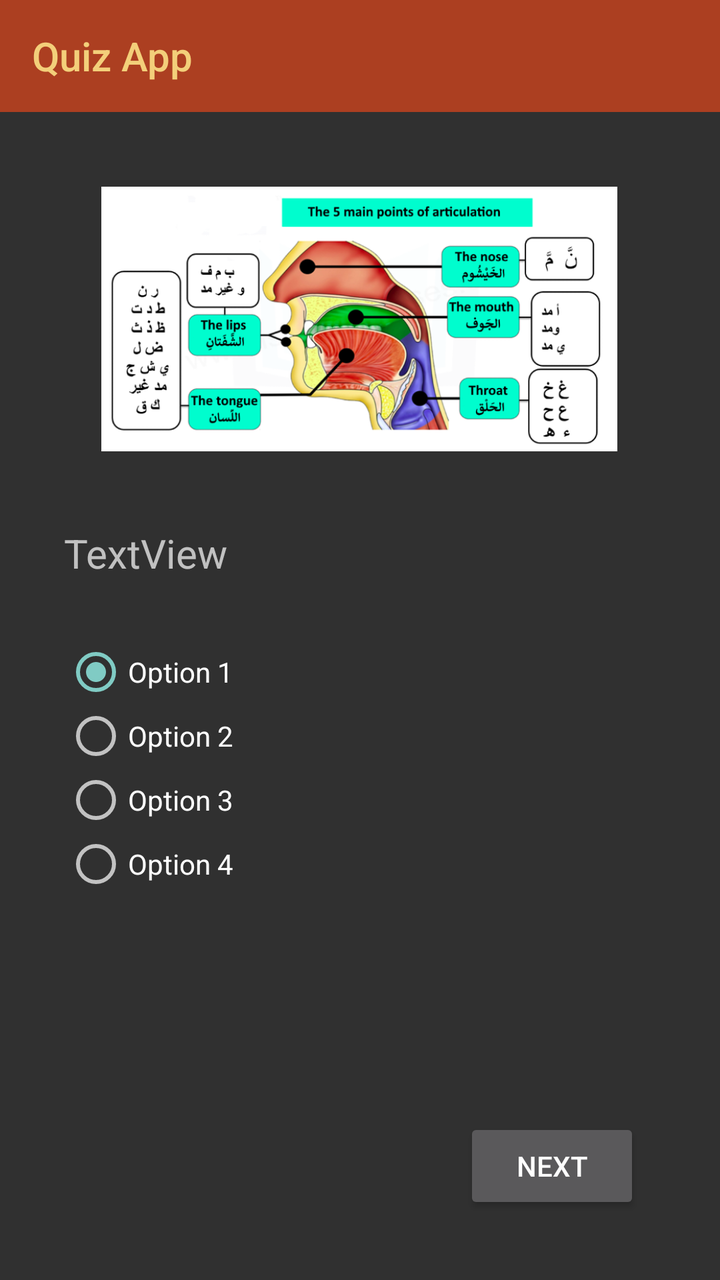
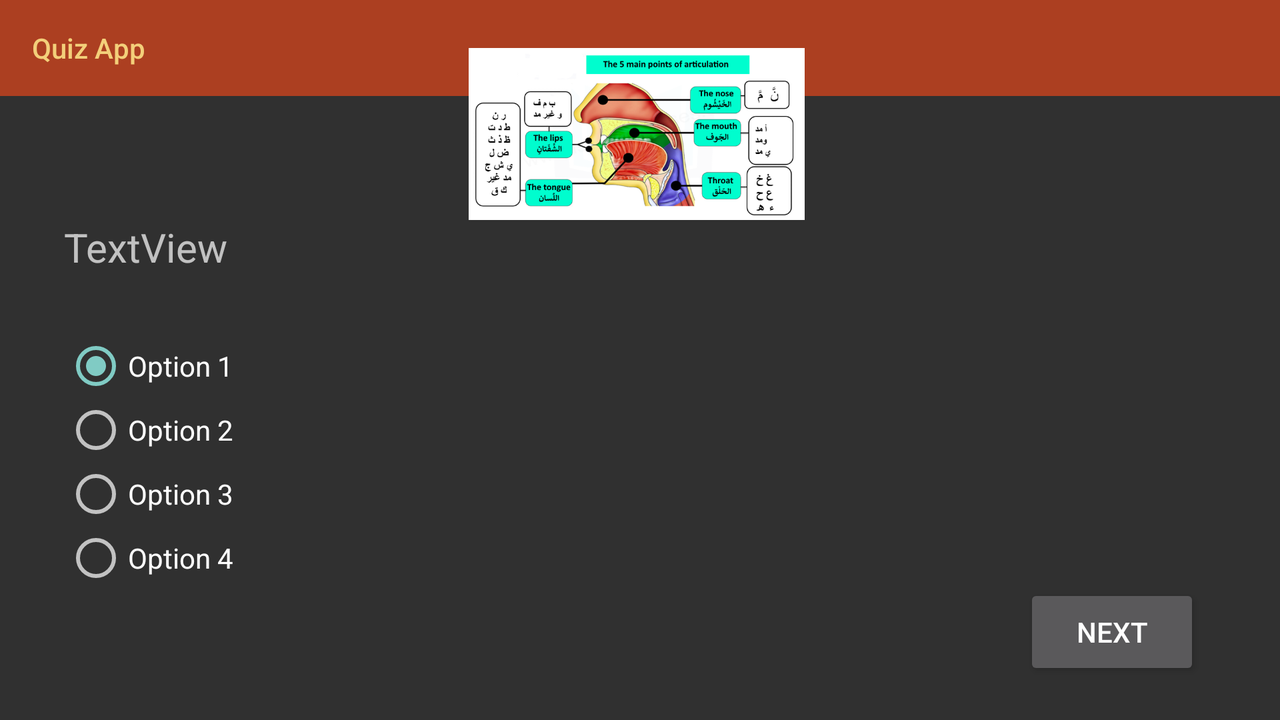

Compare how this app lays out the same screen by default and in its alternative resource folder. The renders come first, then the two layout files and the values they reference.
<!-- AndroidManifest.xml: application theme Theme.AppCompat.NoActionBar -->
<!-- res/layout/activity_quiz.xml -->
<?xml version="1.0" encoding="utf-8"?>
<androidx.constraintlayout.widget.ConstraintLayout xmlns:android="http://schemas.android.com/apk/res/android"
    xmlns:app="http://schemas.android.com/apk/res-auto"
    xmlns:tools="http://schemas.android.com/tools"
    android:layout_width="match_parent"
    android:layout_height="match_parent"
    tools:context=".QuizActivity">

    <androidx.appcompat.widget.Toolbar
        android:id="@+id/toolbar"
        android:layout_width="match_parent"
        android:layout_height="wrap_content"
        android:background="#ac3f21"
        android:minHeight="?attr/actionBarSize"
        android:theme="?attr/actionBarTheme"
        app:layout_constraintEnd_toEndOf="parent"
        app:layout_constraintHorizontal_bias="1.0"
        app:layout_constraintStart_toStartOf="parent"
        app:layout_constraintTop_toTopOf="parent"
        app:title="Quiz App"
        app:titleTextColor="#f3cf7a" />

    <ImageView
        android:id="@+id/imageView"
        android:layout_width="258dp"
        android:layout_height="183dp"
        android:layout_marginTop="68dp"
        app:layout_constraintEnd_toEndOf="parent"
        app:layout_constraintHorizontal_bias="0.496"
        app:layout_constraintStart_toStartOf="parent"
        app:layout_constraintTop_toTopOf="parent"
        app:srcCompat="@drawable/header" />

    <TextView
        android:id="@+id/statement"
        android:layout_width="wrap_content"
        android:layout_height="wrap_content"
        android:layout_marginStart="32dp"
        android:layout_marginTop="12dp"
        android:text="TextView"
        android:textSize="20sp"
        app:layout_constraintStart_toStartOf="parent"
        app:layout_constraintTop_toBottomOf="@+id/imageView" />

    <Button
        android:id="@+id/nextBtn"
        android:layout_width="wrap_content"
        android:layout_height="wrap_content"
        android:layout_marginTop="44dp"
        android:layout_marginEnd="40dp"
        android:onClick="nextQuestion"
        android:text="Next"
        app:layout_constraintEnd_toEndOf="parent"
        app:layout_constraintTop_toBottomOf="@+id/optionsGroup" />

    <RadioGroup
        android:id="@+id/optionsGroup"
        android:layout_width="338dp"
        android:layout_height="195dp"
        android:layout_marginStart="32dp"
        android:layout_marginTop="30dp"
        android:orientation="vertical"
        app:layout_constraintStart_toStartOf="parent"
        app:layout_constraintTop_toBottomOf="@+id/statement"
        tools:ignore="MissingConstraints">

        <RadioButton
            android:id="@+id/option1"
            android:layout_width="match_parent"
            android:layout_height="wrap_content"
            android:checked="true"
            android:text="Option 1" />

        <RadioButton
            android:id="@+id/option2"
            android:layout_width="match_parent"
            android:layout_height="wrap_content"
            android:text="Option 2" />

        <RadioButton
            android:id="@+id/option3"
            android:layout_width="match_parent"
            android:layout_height="wrap_content"
            android:text="Option 3" />

        <RadioButton
            android:id="@+id/option4"
            android:layout_width="match_parent"
            android:layout_height="wrap_content"
            android:text="Option 4" />
    </RadioGroup>

</androidx.constraintlayout.widget.ConstraintLayout>
<!-- resources referenced by this layout -->
<resources>
  <!-- drawable header: png bitmap (drawable, 185659 bytes) -->
</resources>
<!-- res/layout-land/activity_quiz.xml (the repository's variant of the layout above) -->
<!-- drawn on the phone turned sideways -->
<?xml version="1.0" encoding="utf-8"?>
<androidx.constraintlayout.widget.ConstraintLayout xmlns:android="http://schemas.android.com/apk/res/android"
    xmlns:app="http://schemas.android.com/apk/res-auto"
    xmlns:tools="http://schemas.android.com/tools"
    android:layout_width="match_parent"
    android:layout_height="match_parent"
    tools:context=".QuizActivity">

    <androidx.appcompat.widget.Toolbar
        android:id="@+id/toolbar"
        android:layout_width="match_parent"
        android:layout_height="wrap_content"
        android:background="#ac3f21"
        android:minHeight="?attr/actionBarSize"
        android:theme="?attr/actionBarTheme"
        app:layout_constraintEnd_toEndOf="parent"
        app:layout_constraintHorizontal_bias="1.0"
        app:layout_constraintStart_toStartOf="parent"
        app:layout_constraintTop_toTopOf="parent"
        app:title="Quiz App"
        app:titleTextColor="#f3cf7a" />

    <ImageView
        android:id="@+id/imageView"
        android:layout_width="208dp"
        android:layout_height="86dp"
        android:layout_marginTop="24dp"
        app:layout_constraintEnd_toEndOf="parent"
        app:layout_constraintHorizontal_bias="0.496"
        app:layout_constraintStart_toStartOf="parent"
        app:layout_constraintTop_toTopOf="parent"
        app:srcCompat="@drawable/header" />

    <TextView
        android:id="@+id/statement"
        android:layout_width="wrap_content"
        android:layout_height="wrap_content"
        android:layout_marginStart="32dp"
        android:text="TextView"
        android:textSize="20sp"
        app:layout_constraintStart_toStartOf="parent"
        app:layout_constraintTop_toBottomOf="@+id/imageView" />

    <Button
        android:id="@+id/nextBtn"
        android:layout_width="wrap_content"
        android:layout_height="wrap_content"
        android:layout_marginEnd="40dp"
        android:layout_marginBottom="20dp"
        android:onClick="nextQuestion"
        android:text="Next"
        app:layout_constraintBottom_toBottomOf="parent"
        app:layout_constraintEnd_toEndOf="parent" />

    <RadioGroup
        android:id="@+id/optionsGroup"
        android:layout_width="338dp"
        android:layout_height="195dp"
        android:layout_marginStart="32dp"
        android:layout_marginTop="30dp"
        android:orientation="vertical"
        app:layout_constraintStart_toStartOf="parent"
        app:layout_constraintTop_toBottomOf="@+id/statement"
        tools:ignore="MissingConstraints">

        <RadioButton
            android:id="@+id/option1"
            android:layout_width="match_parent"
            android:layout_height="wrap_content"
            android:checked="true"
            android:text="Option 1" />

        <RadioButton
            android:id="@+id/option2"
            android:layout_width="match_parent"
            android:layout_height="wrap_content"
            android:text="Option 2" />

        <RadioButton
            android:id="@+id/option3"
            android:layout_width="match_parent"
            android:layout_height="wrap_content"
            android:text="Option 3" />

        <RadioButton
            android:id="@+id/option4"
            android:layout_width="match_parent"
            android:layout_height="wrap_content"
            android:text="Option 4" />
    </RadioGroup>

</androidx.constraintlayout.widget.ConstraintLayout>
